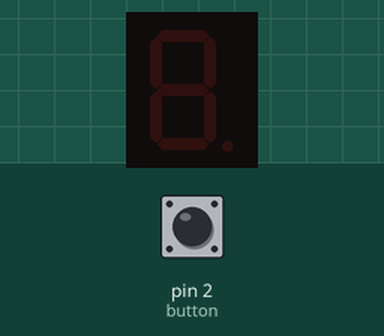
This sketch was run on a simulated Arduino Uno, built with avr-gcc and run on an emulated ATmega328P. Shown: 1-digit seven-segment display. Wiring (inferred from the names in the program): 1-digit 7-segment display, segments lit when HIGH: segments pin 10, pin 9, pin 8, pin 7, pin 6, pin 11, pin 12. The test bench sets the inputs (shaded band); at power-on: pin 2 (button) LOW. Random numbers use the default seed unless the sketch sets one; the segment pins are drawn as the display they are named for.

Above: at 1.2 s.
1.3 s: pin 2 (button) pulled HIGH for 0.15 s
At 1.34 s:
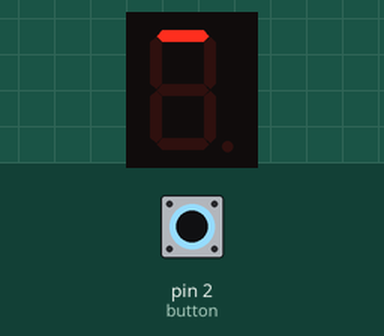
At 1.7 s:
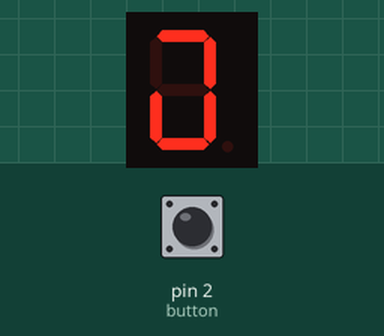
4.3 s: pin 2 (button) pulled HIGH for 3.2 s
At 5.97 s:
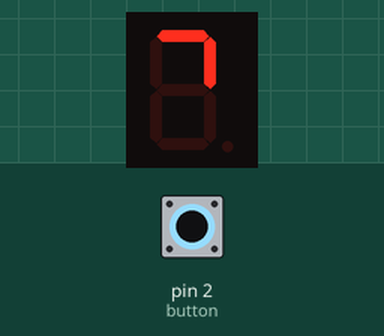
Timing chart, 0 to 7.5 s (numbered marks = the images above; inputs shaded):
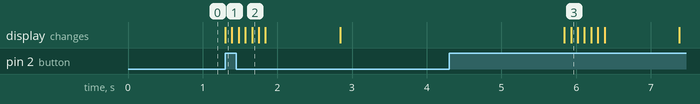

The sketch:

dice.ino
```cpp
/*
  aaa
 f   b
  ggg
 e   c
  ddd
*/
const int g = 12;
const int f = 11;
const int a = 10;
const int b = 9;
const int c = 8;
const int d = 7;
const int e = 6;

const int button = 2;
const int animationDelay = 90;

int number = 0;
boolean pressed = false;
long time = 0;


void setup() {
  //pins for 7 segment display
  pinMode(a, OUTPUT);
  pinMode(b, OUTPUT);
  pinMode(c, OUTPUT);
  pinMode(d, OUTPUT);
  pinMode(e, OUTPUT);
  pinMode(f, OUTPUT);
  pinMode(g, OUTPUT);

  //input for switch
  pinMode(button, INPUT);

  //creates more randomness
  randomSeed(analogRead(0));
}

void loop() {

  if(digitalRead(button) == HIGH && !pressed){
    showAnimation();
    number = random(1, 7);
    displayNumber(number);
    time = millis();
    pressed = true;
  }

  if(time + 3000 < millis() && pressed){
    pressed = false;
    setElements(LOW, LOW, LOW, LOW, LOW, LOW, LOW);
  }
}

void showAnimation(){
  setElements(HIGH, LOW, LOW, LOW, LOW, LOW, LOW);
  delay(animationDelay);
  setElements(HIGH, HIGH, LOW, LOW, LOW, LOW, LOW);
  delay(animationDelay);
  setElements(HIGH, HIGH, HIGH, LOW, LOW, LOW, LOW);
  delay(animationDelay);
  setElements(HIGH, HIGH, HIGH, HIGH, LOW, LOW, LOW);
  delay(animationDelay);
  setElements(HIGH, HIGH, HIGH, HIGH, HIGH, LOW, LOW);
  delay(animationDelay);
  setElements(HIGH, HIGH, HIGH, HIGH, HIGH, HIGH, LOW);
  delay(animationDelay);
  setElements(HIGH, HIGH, HIGH, HIGH, HIGH, HIGH, HIGH);
  delay(1000);
}

void displayNumber(int num){
  if(num == 0){
    setElements(HIGH, HIGH, HIGH, HIGH, HIGH, HIGH, LOW);
  }else if(num == 1){
    setElements(LOW, HIGH, HIGH, LOW, LOW, LOW, LOW);
  }else if(num == 2){
    setElements(HIGH, HIGH, LOW, HIGH, HIGH, LOW, HIGH);
  }else if(num == 3){
    setElements(HIGH, HIGH, HIGH, HIGH, LOW, LOW, HIGH);
  }else if(num == 4){
    setElements(LOW, HIGH, HIGH, LOW, LOW, HIGH, HIGH);
  }else if(num == 5){
    setElements(HIGH, LOW, HIGH, HIGH, LOW, HIGH, HIGH);
  }else if(num == 6){
    setElements(HIGH, LOW, HIGH, HIGH, HIGH, HIGH, HIGH);
  }else if(num == 7){
    setElements(HIGH, HIGH, HIGH, LOW, LOW, LOW, LOW);
  }else if(num == 8){
    setElements(HIGH, HIGH, HIGH, HIGH, HIGH, HIGH, HIGH);
  }else if(num == 9){
    setElements(HIGH, HIGH, HIGH, LOW, LOW, HIGH, HIGH);
  }
}

void setElements(int aOut, int bOut,int cOut,int dOut,int eOut,int fOut,int gOut){
  digitalWrite(a, aOut);
  digitalWrite(b, bOut);
  digitalWrite(c, cOut);
  digitalWrite(d, dOut);
  digitalWrite(e, eOut);
  digitalWrite(f, fOut);
  digitalWrite(g, gOut);
}
```

Measured:
- after the input at 1.3 s, the display: changes at once (image 1)
